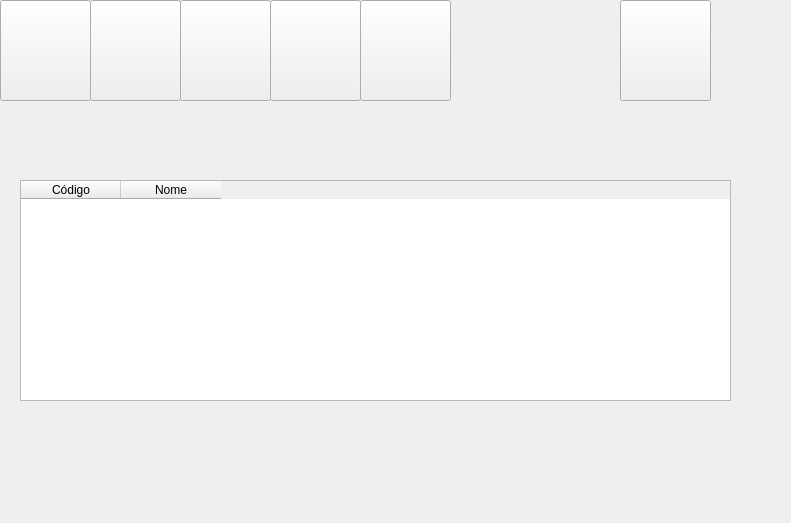
<?xml version="1.0" encoding="UTF-8"?>
<ui version="4.0">
 <class>Form</class>
 <widget class="QWidget" name="Form">
  <property name="geometry">
   <rect>
    <x>0</x>
    <y>0</y>
    <width>791</width>
    <height>523</height>
   </rect>
  </property>
  <property name="windowTitle">
   <string>Form</string>
  </property>
  <widget class="QPushButton" name="botao_adicionar">
   <property name="geometry">
    <rect>
     <x>0</x>
     <y>0</y>
     <width>91</width>
     <height>101</height>
    </rect>
   </property>
   <property name="styleSheet">
    <string notr="true">image: url(:/botao_adicionar/icones/adicionar.png)</string>
   </property>
   <property name="text">
    <string/>
   </property>
  </widget>
  <widget class="QPushButton" name="botao_alterar">
   <property name="geometry">
    <rect>
     <x>90</x>
     <y>0</y>
     <width>91</width>
     <height>101</height>
    </rect>
   </property>
   <property name="styleSheet">
    <string notr="true">image: url(:/botao_alterar/icones/alterar.png)</string>
   </property>
   <property name="text">
    <string/>
   </property>
  </widget>
  <widget class="QPushButton" name="botao_consultar">
   <property name="geometry">
    <rect>
     <x>180</x>
     <y>0</y>
     <width>91</width>
     <height>101</height>
    </rect>
   </property>
   <property name="styleSheet">
    <string notr="true">image: url(:/botao_consultar/icones/consultar.png)</string>
   </property>
   <property name="text">
    <string/>
   </property>
  </widget>
  <widget class="QPushButton" name="botao_recarregar">
   <property name="geometry">
    <rect>
     <x>270</x>
     <y>0</y>
     <width>91</width>
     <height>101</height>
    </rect>
   </property>
   <property name="styleSheet">
    <string notr="true">image: url(:/botao_recarregar/icones/recarregar.png)</string>
   </property>
   <property name="text">
    <string/>
   </property>
  </widget>
  <widget class="QPushButton" name="botao_excluir">
   <property name="geometry">
    <rect>
     <x>360</x>
     <y>0</y>
     <width>91</width>
     <height>101</height>
    </rect>
   </property>
   <property name="styleSheet">
    <string notr="true">image: url(:/botao_excluir/icones/excluir.png)</string>
   </property>
   <property name="text">
    <string/>
   </property>
  </widget>
  <widget class="QPushButton" name="botao_retornar">
   <property name="geometry">
    <rect>
     <x>620</x>
     <y>0</y>
     <width>91</width>
     <height>101</height>
    </rect>
   </property>
   <property name="styleSheet">
    <string notr="true">image: url(:/botao_retornar/icones/retornar.png)</string>
   </property>
   <property name="text">
    <string/>
   </property>
  </widget>
  <widget class="QTableWidget" name="tabela">
   <property name="geometry">
    <rect>
     <x>20</x>
     <y>180</y>
     <width>711</width>
     <height>221</height>
    </rect>
   </property>
   <column>
    <property name="text">
     <string>Código</string>
    </property>
   </column>
   <column>
    <property name="text">
     <string>Nome</string>
    </property>
   </column>
  </widget>
 </widget>
 <resources>
  <include location="botao_adicionar.qrc"/>
  <include location="botao_retornar.qrc"/>
  <include location="botao_excluir.qrc"/>
  <include location="botao_consultar.qrc"/>
  <include location="botao_alterar.qrc"/>
  <include location="botao_recarregar.qrc"/>
 </resources>
 <connections/>
</ui>
